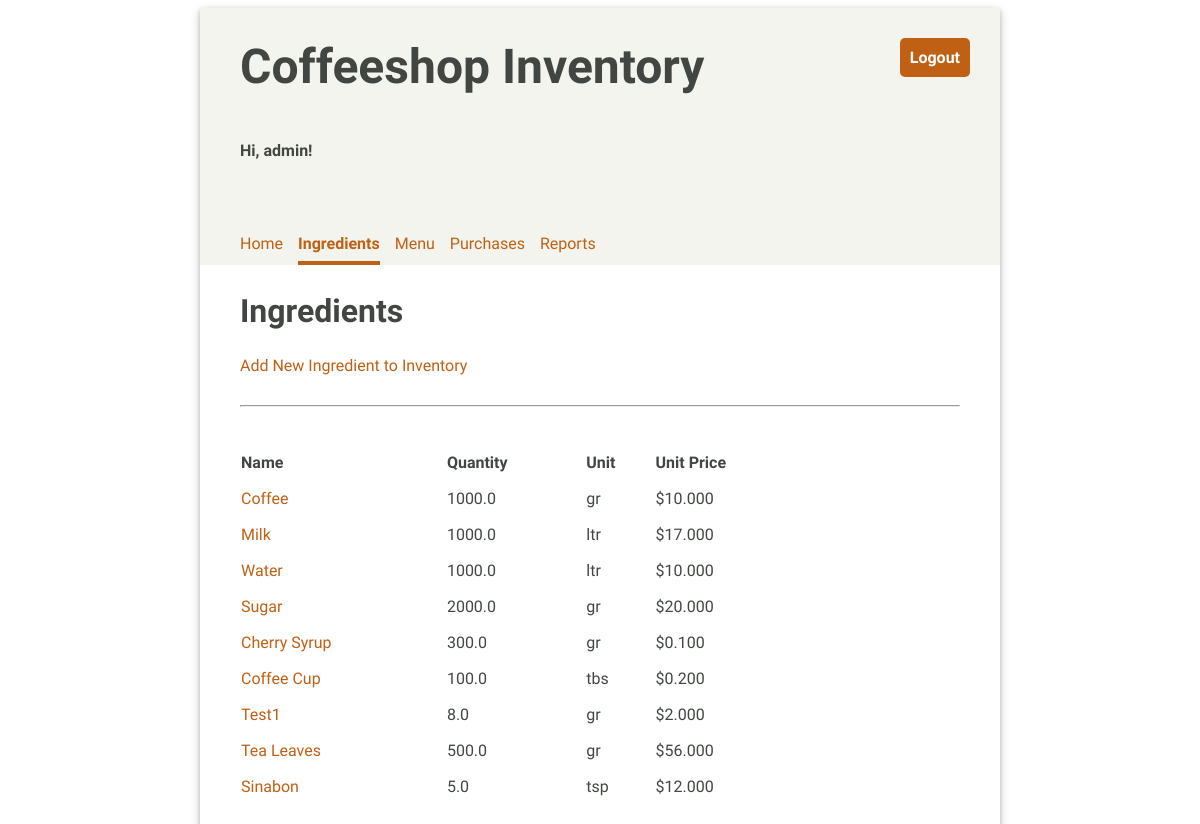
Before: /ingredients/ (signed in) with the older database file.
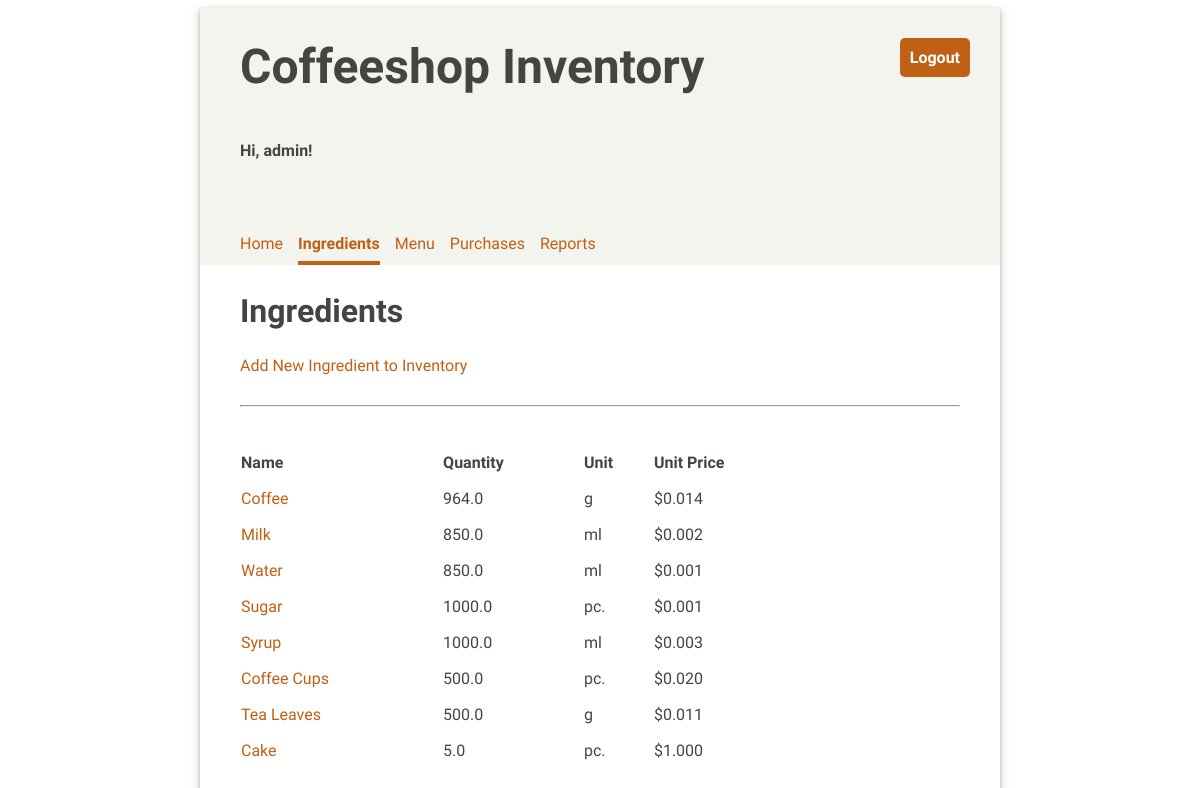
After: the same page with the newer database file.
### inventory/models.py (models this page shows, shortened)
class Ingredient(models.Model):
    UNIT_CHOICES = [
        ('--', '--'),
        ('pc.', 'pc.'),
        ('g', 'g'),
        ('ml', 'ml'),
        ('tbsp', 'tbsp'),
        ('tsp', 'tsp'),
    ]
    name = models.CharField(max_length=100, unique=True)
    quantity = models.FloatField(default=0)
    unit = models.CharField(max_length=4, choices=UNIT_CHOICES, default='--')
    unit_price = models.FloatField(default=0)

### inventory/views.py (the view)
# urls.py: path('ingredients/', views.IngredientList.as_view(), name='ingredientlist'),
class IngredientList(LoginRequiredMixin, ListView):
    model = Ingredient
    template_name = 'inventory/ingredient_list.html'

### inventory/templates/inventory/ingredient_list.html (shortened to what this page needs)
{% extends 'base.html' %}
{% load static %}
{% block content %}
    <h2>Ingredients</h2>
    <a href="{% url 'ingredientcreate' %} ">Add New Ingredient to Inventory</a>
    <hr/>
    <table class="inventory-table">
        <thead>
            <tr>
                <th>Name</th>
                <th>Quantity</th>
                <th>Unit</th>
                <th>Unit Price</th>
            </tr>
        </thead>
        <tbody>
        {% for ingredient in ingredient_list %}
            <tr>
                <td>
                    <a href="{% url "ingredientupdate" ingredient.id %}">{{ ingredient.name }}</a>
                </td>
                <td>{{ ingredient.quantity }}</td>
                <td>{{ ingredient.unit }}</td>
                <td class="price">${{ ingredient.unit_price|stringformat:".3f" }}</td>
            </tr>
        {% endfor %}
        </tbody>
    </table>
{% endblock %}

Changed rows visible on the page:
removed Ingredient: name "Test1", quantity "8.0", unit "gr", unit_price "2.000"
removed Ingredient: name "Sinabon", quantity "5.0", unit "tsp", unit_price "12.000"
changed Ingredient "Coffee": quantity "1000.0" → "964.0"; unit "gr" → "g"; unit_price "10.000" → "0.014"
changed Ingredient "Milk": quantity "1000.0" → "850.0"; unit "ltr" → "ml"; unit_price "17.000" → "0.002"
changed Ingredient "Water": quantity "1000.0" → "850.0"; unit "ltr" → "ml"; unit_price "10.000" → "0.001"
changed Ingredient "Sugar": quantity "2000.0" → "1000.0"; unit "gr" → "pc."; unit_price "20.000" → "0.001"
changed Ingredient: name "Cherry Syrup" → "Syrup"; quantity "300.0" → "1000.0"; unit "gr" → "ml"; unit_price "0.100" → "0.003"
changed Ingredient: name "Coffee Cup" → "Coffee Cups"; quantity "100.0" → "500.0"; unit "tbs" → "pc."; unit_price "0.200" → "0.020"
changed Ingredient "Tea Leaves": unit "gr" → "g"; unit_price "56.000" → "0.011"
added Ingredient: name "Cake", quantity "5.0", unit "pc.", unit_price "1.000"
